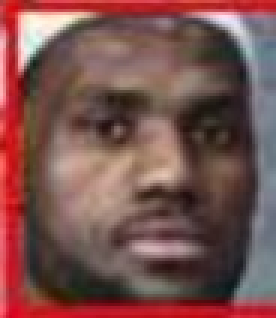
#> input picture gender-recognition/james.png, 92 x 106 px (shown 3 times larger)
$ python -i opencvtest.py   (imports and definitions only)
#> lines starting #> are read from the running program, lines starting #| are printed output that depends on the picture
#-*-coding:utf8-*-#

import os
from cv2 import cv2
from PIL import Image,ImageDraw
from datetime import datetime
import time
import tensorflow as tf
import numpy as np
import gender_train_data as train_data
from gender_train_data import labels_text
import matplotlib.pyplot as plt

# 人脸检测
class DetectFaces():
    def __init__(self):
        pass
    #detectFaces()返回图像中所有人脸的矩形坐标（矩形左上、右下顶点）
    #使用haar特征的级联分类器haarcascade_frontalface_default.xml，在haarcascades目录下还有其他的训练好的xml文件可供选择。
    #注：haarcascades目录下训练好的分类器必须以灰度图作为输入。
    def detectFaces(self,image_name):
#> called with image_name = 'james.png'
        img = cv2.imread(image_name)
#> img is the input picture: shape (106, 92, 3); mean B, G, R 78.5, 81.6, 122.1
        face_cascade = cv2.CascadeClassifier("./haar/haarcascades/haarcascade_frontalface_default.xml")
        if img.ndim == 3:
            gray = cv2.cvtColor(img, cv2.COLOR_BGR2GRAY)
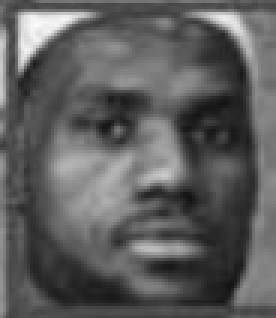
#> gray: shape (106, 92) (shown 3 times larger); min 18, max 250, mean 93.3
        else:
            gray = img #if语句：如果img维度为3，说明不是灰度图，先转化为灰度图gray，如果不为3，也就是2，原图就是灰度图

        faces = face_cascade.detectMultiScale(gray, 1.2, 5)#1.3和5是特征的最小、最大检测窗口，它改变检测结果也会改变
#> faces = [[13, 13, 79, 80]]
        result = []
        for (x,y,width,height) in faces:
            result.append((x,y,x+width,y+height))
#> this loop made 1 pass
#> after the loop, result = [(13, 13, 92, 93)]
        return result


    #保存人脸图
    def saveFaces(self,image_name):
        faces = self.detectFaces(image_name)
#> faces = [(13, 13, 92, 93)]
        if faces:
            #将人脸保存在save_dir目录下。
            #Image模块：Image.open获取图像句柄，crop剪切图像(剪切的区域就是detectFaces返回的坐标)，save保存。
            save_dir = image_name.split('.')[0]+"_faces"
            os.mkdir(save_dir)
            count = 0
            for (x1,y1,x2,y2) in faces:
                file_name = os.path.join(save_dir,str(count)+".jpg")
                Image.open(image_name).crop((x1,y1,x2,y2)).save(file_name)
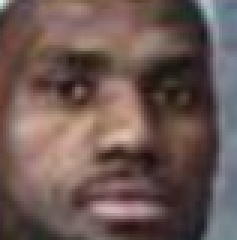
#> saved as 0.jpg: PIL image 79x80 RGB (shown 3 times larger); mean R, G, B 108.7, 88.2, 83.4
                count+=1


    #在原图像上画矩形，框出所有人脸。
    #调用Image模块的draw方法，Image.open获取图像句柄，ImageDraw.Draw获取该图像的draw实例，然后调用该draw实例的rectangle方法画矩形(矩形的坐标即
    #detectFaces返回的坐标)，outline是矩形线条颜色(B,G,R)。
    #注：原始图像如果是灰度图，则去掉outline，因为灰度图没有RGB可言。drawEyes、detectSmiles也一样。
    # [184 lines left out: functions drawFaces, detectEyes, drawEyes, detectSmiles, drawSmiles, gender_classify, not called in this run]

# [13 lines not run here, left out]

    #detect_obj.drawFaces('./resources/pic/slx.jpg')
    #detect_obj.drawSmiles('./resources/pic/slx.jpg')

    #detect_obj.saveFaces('./resources/pic/slx.jpg')


"""
上面的代码将眼睛、人脸、笑脸在不同的图像上框出，如果需要在同一张图像上框出，改一下代码就可以了。
总之，利用opencv里训练好的haar特征的xml文件，在图片上检测出人脸的坐标，利用这个坐标，我们可以将人脸区域剪切保存，也可以在原图上将人脸框出。剪切保存人脸以及用矩形工具框出人脸，本程序使用的是PIL里的Image、ImageDraw模块。
此外，opencv里面也有画矩形的模块，同样可以用来框出人脸。
"""

>>> result = DetectFaces().saveFaces('james.png')
